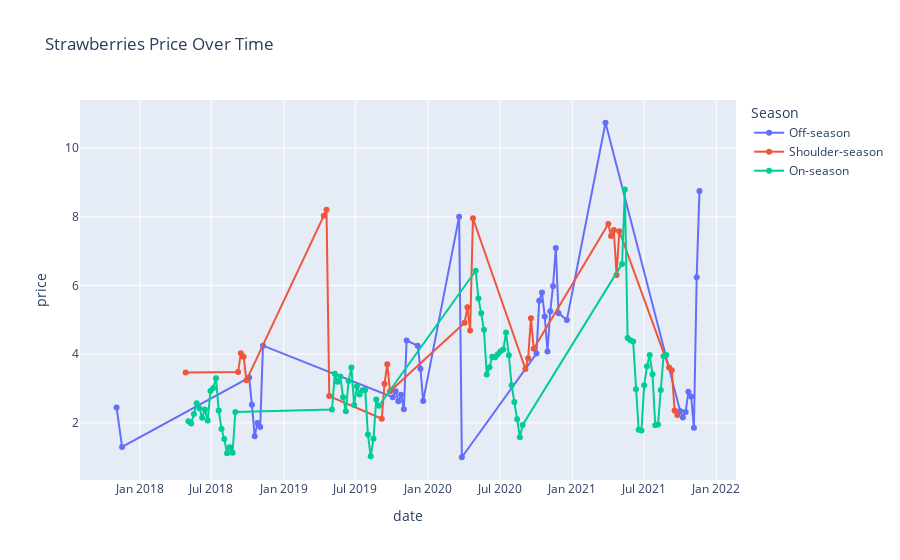

Notebook code for this chart:
### Markdown cell above
# On-season (Peach Bars)

Price Range: The most frequent prices fall between £2 and £4, forming a clear, centralized peak.

This suggests stable and affordable pricing, likely due to abundant supply during peak harvest months (May to August, in this case).

High-yield months help drive prices down — growers and suppliers have more stock, pushing market prices lower.

Business Insight:

This is a prime time to promote strawberries due to lower procurement costs.

Marketing efforts (like seasonal discounts or bundles) are well-supported during this time.

# Off-season (Blue Bars)

Price Spread: The price distribution is more dispersed, with fewer entries at the low end and several outliers going above £6–£10.

This indicates limited supply due to seasonal unavailability — strawberries likely need to be imported or grown in controlled environments, increasing costs.

The reduced frequency also shows these prices occur less often, but when they do, they tend to be expensive.

Business Insight:

Cost of sourcing increases off-season. Retailers may face tighter margins unless passing costs to consumers.

# Shoulder-season (Green Bars)

Widest Range: Prices fluctuate widely — from affordable (~£2) to some of the highest values (over £10).

Interpretation:

Reflects a transitional period in production and availability — between early and late harvests or between import/export cycles.

Price volatility is higher due to uncertain supply, weather conditions, or global market adjustments.

Business Insight:

Shoulder seasons are unpredictable, so pricing strategies need to be more flexible.

A good time to test dynamic pricing or run targeted promotions when prices are temporarily low.

Might require closer supplier communication to anticipate fluctuations.

### Code cell
# Interactive chart line for better visualization and specific points
fig = px.line(strawberries, x='date', y='price', color='Season', 
              title='Strawberries Price Over Time',
              markers=True) # Add markers for each data point
fig.show()

### Figure 1 — Plotly figure (JSON) as saved in the notebook; plotly's stock layout.template omitted (floating-point values rounded to 4 significant figures)
{"data": [{"hovertemplate": "Season=Off-season<br>date=%{x}<br>price=%{y}<extra></extra>", "legendgroup": "Off-season", "line": {"color": "#636efa", "dash": "solid"}, "marker": {"symbol": "circle"}, "mode": "lines+markers", "name": "Off-season", "orientation": "v", "showlegend": true, "type": "scatter", "x": ["2021-11-19", "2021-11-12", "2021-11-05", "2021-10-29", "2021-10-22", "2021-10-15", "2021-10-08", "2021-10-01", "2021-03-26", "2020-12-18", "2020-11-27", "2020-11-20", "2020-11-13", "2020-11-06", "2020-10-30", "2020-10-23", "2020-10-16", "2020-10-09", "2020-10-02", "2020-03-27", "2020-03-20", "2019-12-20", "2019-12-13", "2019-12-06", "2019-11-08", "2019-11-01", "2019-10-25", "2019-10-18", "2019-10-11", "2019-10-04", "2018-11-09", "2018-11-02", "2018-10-26", "2018-10-19", "2018-10-12", "2018-10-05", "2017-11-17", "2017-11-03"], "xaxis": "x", "y": [8.75, 6.24, 1.86, 2.77, 2.91, 2.32, 2.16, 2.35, 10.74, 5.0, 5.19, 7.09, 5.98, 5.25, 4.08, 5.1, 5.8, 5.56, 4.02, 1.0, 8.0, 2.64, 3.58, 4.25, 4.4, 2.4, 2.82, 2.63, 2.92, 2.75, 4.25, 1.88, 2.0, 1.61, 2.53, 3.32, 1.3, 2.45], "yaxis": "y"}, {"hovertemplate": "Season=Shoulder-season<br>date=%{x}<br>price=%{y}<extra></extra>", "legendgroup": "Shoulder-season", "line": {"color": "#EF553B", "dash": "solid"}, "marker": {"symbol": "circle"}, "mode": "lines+markers", "name": "Shoulder-season", "orientation": "v", "showlegend": true, "type": "scatter", "x": ["2021-09-24", "2021-09-17", "2021-09-10", "2021-09-03", "2021-04-30", "2021-04-23", "2021-04-16", "2021-04-09", "2021-04-02", "2020-09-25", "2020-09-18", "2020-09-11", "2020-09-04", "2020-04-24", "2020-04-17", "2020-04-10", "2020-04-03", "2019-09-27", "2019-09-20", "2019-09-13", "2019-09-06", "2019-04-26", "2019-04-19", "2019-04-12", "2018-09-28", "2018-09-21", "2018-09-14", "2018-09-07", "2018-04-27"], "xaxis": "x", "y": [2.23, 2.36, 3.53, 3.61, 7.58, 6.31, 7.62, 7.44, 7.79, 4.16, 5.05, 3.88, 3.57, 7.96, 4.69, 5.37, 4.92, 2.92, 3.71, 3.14, 2.12, 2.78, 8.21, 8.03, 3.24, 3.93, 4.03, 3.48, 3.47], "yaxis": "y"}, {"hovertemplate": "Season=On-season<br>date=%{x}<br>price=%{y}<extra></extra>", "legendgroup": "On-season", "line": {"color": "#00cc96", "dash": "solid"}, "marker": {"symbol": "circle"}, "mode": "lines+markers", "name": "On-season", "orientation": "v", "showlegend": true, "type": "scatter", "x": ["2021-08-27", "2021-08-20", "2021-08-13", "2021-08-06", "2021-07-30", "2021-07-23", "2021-07-16", "2021-07-09", "2021-07-02", "2021-06-25", "2021-06-18", "2021-06-11", "2021-06-04", "2021-05-28", "2021-05-21", "2021-05-14", "2021-05-07", "2020-08-28", "2020-08-21", "2020-08-14", "2020-08-07", "2020-07-31", "2020-07-24", "2020-07-17", "2020-07-10", "2020-07-03", "2020-06-26", "2020-06-19", "2020-06-12", "2020-06-05", "2020-05-29", "2020-05-22", "2020-05-15", "2020-05-08", "2020-05-01", "2019-08-30", "2019-08-23", "2019-08-16", "2019-08-09", "2019-08-02", "2019-07-26", "2019-07-19", "2019-07-12", "2019-07-05", "2019-06-28", "2019-06-21", "2019-06-14", "2019-06-07", "2019-05-31", "2019-05-24", "2019-05-17", "2019-05-10", "2019-05-03", "2018-08-31", "2018-08-24", "2018-08-17", "2018-08-10", "2018-08-03", "2018-07-27", "2018-07-20", "2018-07-13", "2018-07-06", "2018-06-29", "2018-06-22", "2018-06-15", "2018-06-08", "2018-06-01", "2018-05-25", "2018-05-18", "2018-05-11", "2018-05-04"], "xaxis": "x", "y": [3.98, 3.94, 2.96, 1.95, 1.93, 3.42, 3.98, 3.65, 3.1, 1.78, 1.8, 2.98, 4.37, 4.41, 4.47, 8.8, 6.63, 1.94, 1.58, 2.11, 2.61, 3.1, 3.97, 4.63, 4.14, 4.09, 4.0, 3.91, 3.93, 3.62, 3.41, 4.71, 5.19, 5.62, 6.43, 2.5, 2.68, 1.54, 1.03, 1.66, 2.96, 2.95, 2.83, 3.07, 2.52, 3.61, 3.22, 2.34, 2.75, 3.35, 3.2, 3.43, 2.39, 2.32, 1.13, 1.29, 1.12, 1.53, 1.82, 2.36, 3.3, 3.02, 2.93, 2.07, 2.39, 2.15, 2.43, 2.57, 2.26, 1.98, 2.05], "yaxis": "y"}], "layout": {"legend": {"title": {"text": "Season"}, "tracegroupgap": 0}, "title": {"text": "Strawberries Price Over Time"}, "xaxis": {"anchor": "y", "domain": [0, 1], "title": {"text": "date"}}, "yaxis": {"anchor": "x", "domain": [0, 1], "title": {"text": "price"}}}}
